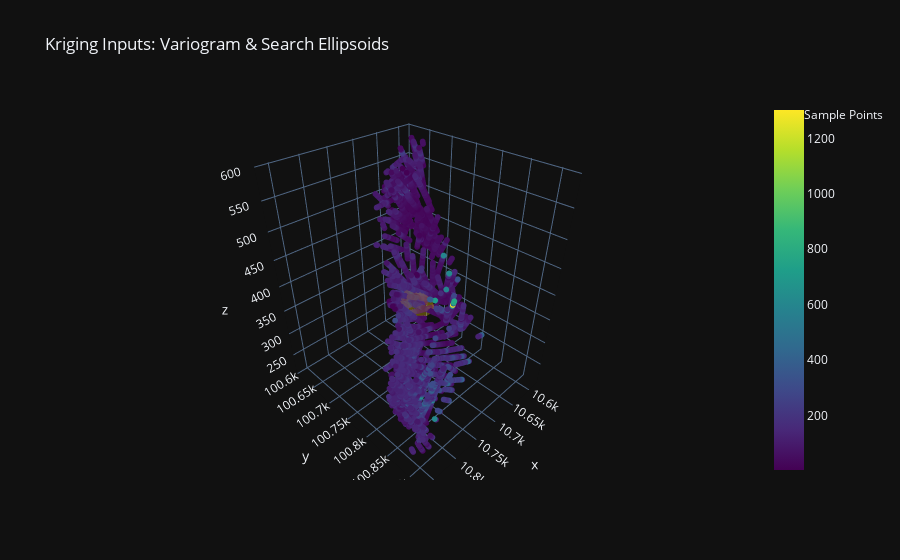

The notebook cell this image was saved under:
### Code cell
# Visualize variogram and search ellipsoids with pointset data
import plotly.graph_objects as go

# Get pointset data for center calculation and scatter plot
pts = await source_pointset.to_dataframe()
center = (pts["x"].mean(), pts["y"].mean(), pts["z"].mean())

# Generate mesh surface points for visualization
vx, vy, vz = var_ell.surface_points(center=center)
sx, sy, sz = search_ellipsoid.surface_points(center=center)

# Build visualization
var_mesh = go.Mesh3d(x=vx, y=vy, z=vz, alphahull=0, opacity=0.3, color="blue", name="Variogram Ellipsoid")
search_mesh = go.Mesh3d(x=sx, y=sy, z=sz, alphahull=0, opacity=0.2, color="gold", name="Search Ellipsoid (2x)")
scatter = go.Scatter3d(
    x=pts["x"], y=pts["y"], z=pts["z"],
    mode="markers",
    marker=dict(size=2, color=pts["Ag_ppm Values"], colorscale="Viridis", showscale=True),
    name="Sample Points"
)

fig = go.Figure(data=[var_mesh, search_mesh, scatter])
fig.update_layout(
    title="Kriging Inputs: Variogram & Search Ellipsoids",
    scene=dict(aspectmode="data"),
    showlegend=True
)
fig.show()

### Figure 1 — Plotly figure (JSON) as saved in the notebook; plotly's stock layout.template omitted (floating-point values rounded to 4 significant figures; data arrays with more than 128 entries replaced by an {"elided": "..."} marker saying what was removed)
{"data": [{"alphahull": 0, "color": "blue", "name": "Variogram Ellipsoid", "opacity": 0.3, "type": "mesh3d", "x": {"elided": "400 float values"}, "y": {"elided": "400 float values"}, "z": {"elided": "400 float values"}}, {"alphahull": 0, "color": "gold", "name": "Search Ellipsoid (2x)", "opacity": 0.2, "type": "mesh3d", "x": {"elided": "400 float values"}, "y": {"elided": "400 float values"}, "z": {"elided": "400 float values"}}, {"marker": {"color": {"elided": "4791 float values"}, "colorscale": [[0, "#440154"], [0.1111, "#482878"], [0.2222, "#3e4989"], [0.3333, "#31688e"], [0.4444, "#26828e"], [0.5556, "#1f9e89"], [0.6667, "#35b779"], [0.7778, "#6ece58"], [0.8889, "#b5de2b"], [1, "#fde725"]], "showscale": true, "size": 2}, "mode": "markers", "name": "Sample Points", "type": "scatter3d", "x": {"elided": "4791 float values"}, "y": {"elided": "4791 float values"}, "z": {"elided": "4791 float values"}}], "layout": {"scene": {"aspectmode": "data"}, "showlegend": true, "title": {"text": "Kriging Inputs: Variogram & Search Ellipsoids"}}}
